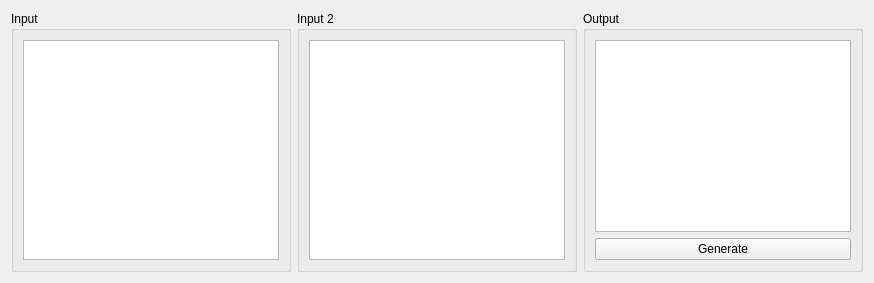
          <widget class="QWidget" name="basicStackedWidgetPage2">
           <layout class="QHBoxLayout" name="horizontalLayout">
            <item>
             <widget class="QGroupBox" name="copier_inputGroup">
              <property name="title">
               <string>Input</string>
              </property>
              <layout class="QGridLayout" name="gridLayout_25">
               <item row="0" column="0">
                <widget class="QPlainTextEdit" name="copier_inputBox"/>
               </item>
              </layout>
             </widget>
            </item>
            <item>
             <widget class="QGroupBox" name="copier_inputGroup_2">
              <property name="title">
               <string>Input 2</string>
              </property>
              <layout class="QGridLayout" name="gridLayout_4">
               <item row="0" column="0">
                <widget class="QPlainTextEdit" name="copier_inputBox_2"/>
               </item>
              </layout>
             </widget>
            </item>
            <item>
             <widget class="QGroupBox" name="copier_outputGroup">
              <property name="title">
               <string>Output</string>
              </property>
              <layout class="QGridLayout" name="gridLayout_26">
               <item row="2" column="0">
                <widget class="QPushButton" name="copier_generateButton">
                 <property name="text">
                  <string>Generate</string>
                 </property>
                </widget>
               </item>
               <item row="0" column="0">
                <widget class="QTextBrowser" name="copier_outputBox"/>
               </item>
              </layout>
             </widget>
            </item>
           </layout>
          </widget>
